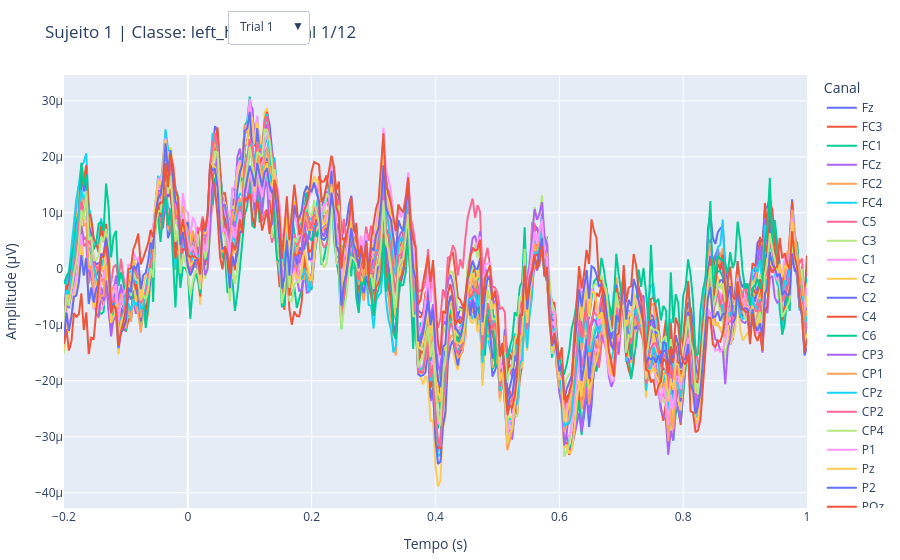

The notebook cell this image was saved under:
### Code cell
# SELECIONAR TRIAL

participant = 1
dataset = BNCI2014_001()
data = dataset.get_data(subjects=[participant])

session_key = list(data[participant].keys())[0]
run_key = list(data[participant][session_key].keys())[0]
raw = data[participant][session_key][run_key]

events, event_id = mne.events_from_annotations(raw)
epochs = mne.Epochs(raw, events, event_id=event_id,
                     tmin=-0.2, tmax=1.0, baseline=None, preload=True)
epochs.pick('eeg')


classes = list(event_id.keys())
classe = classes[1] 

ep_classe = epochs[classe]
ch_names = epochs.ch_names
n_ch = len(ch_names)
times = ep_classe.times
n_trials = len(ep_classe)

print(f"Classe '{classe}' tem {n_trials} trials disponíveis (índices 0 a {n_trials-1})")


fig = go.Figure()
traces_por_trial = []

trials_data = ep_classe.get_data()  

for t_idx in range(n_trials):
    trial = trials_data[t_idx]
    inicio = len(fig.data)

    for ch_idx, ch_name in enumerate(ch_names):
        fig.add_trace(go.Scatter(
            x=times,
            y=trial[ch_idx],
            mode='lines',
            name=ch_name,
            legendgroup=f"trial_{t_idx}",
            visible=(t_idx == 0)  
        ))
    traces_por_trial.append((inicio, inicio + n_ch))


total_traces = len(fig.data)
buttons = []

for t_idx in range(n_trials):
    visible_mask = [False] * total_traces
    inicio, fim = traces_por_trial[t_idx]
    for i in range(inicio, fim):
        visible_mask[i] = True

    buttons.append(dict(
        label=f"Trial {t_idx + 1}",
        method="update",
        args=[
            {"visible": visible_mask},
            {"title": f"Sujeito {participant} | Classe: {classe} | Trial {t_idx + 1}/{n_trials}"}
        ]
    ))

fig.update_layout(
    updatemenus=[
        dict(
            buttons=buttons,
            direction="down",
            showactive=True,
            x=0.22,
            xanchor="left",
            y=1.15,
            yanchor="top"
        ),
    ],
    title=f"Sujeito {participant} | Classe: {classe} | Trial 1/{n_trials}",
    xaxis_title="Tempo (s)",
    yaxis_title="Amplitude (µV)",
    margin=dict(l=10, r=10, t=60, b=10),
    legend_title="Canal"
)

display(fig)
